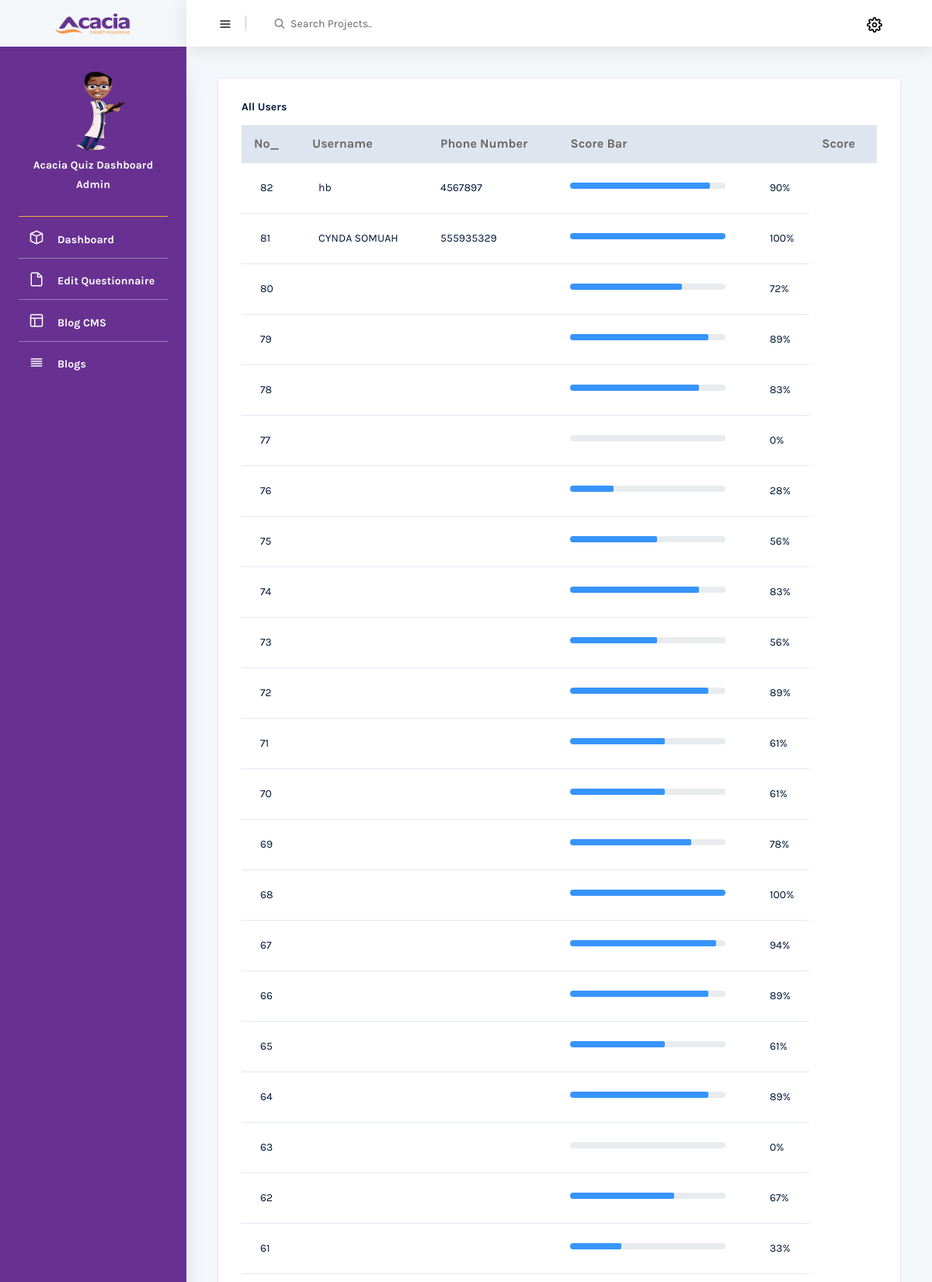
The app's page /table.php (signed in, upper part) with its own data.
### tables this page shows
CREATE TABLE `quizz_answers` (
  `id` int(100) NOT NULL,
  `unique_code` varchar(100) NOT NULL,
  `phone_num` int(15) DEFAULT NULL,
  `memberID` varchar(50) DEFAULT NULL,
  `userName` varchar(50) DEFAULT NULL,
  `q1` int(10) NOT NULL,
  `q2` int(10) NOT NULL,
  `q3` int(10) NOT NULL,
  `q4` int(10) NOT NULL,
  `q5` int(10) NOT NULL,
  `q6` int(10) NOT NULL,
  `q7` int(10) NOT NULL,
  `q8` int(10) NOT NULL,
  `q9` int(11) NOT NULL,
  `results` int(100) NOT NULL DEFAULT 0,
  `date_added` timestamp NOT NULL DEFAULT current_timestamp() ON UPDATE current_timestamp()
);

### ClassLibraries/DatabaseCon.php (called while the page is built, shortened)
<?php
class DataBase
{
 function __construct()
 {
$con = mysqli_connect(DB_SERVER,DB_USER,DB_PASS,DB_NAME);
$this->dbh=$con;
 }
}

### ClassLibraries/AdminClass.php (called while the page is built, shortened)
<?php
require_once('DatabaseCon.php');
class adminClass extends DataBase{
    function fetchAllUsersTable(){
        $myQuery = "SELECT * FROM quizz_answers ORDER BY id DESC";
        $result = mysqli_query($this->dbh, $myQuery);
        return $result;
    }
}

### table.php (the view, shortened to what this page needs)
<?php
require_once('ClassLibraries/AdminClass.php');
$adminPlug = new adminClass();
$fetchAllUsersTable = $adminPlug->fetchAllUsersTable();
?>
<!DOCTYPE html>
<html lang="en">
<head>
  <link rel="stylesheet" href="vendors/mdi/css/materialdesignicons.min.css">
  <link rel="stylesheet" href="vendors/feather/feather.css">
  <link rel="stylesheet" href="vendors/base/vendor.bundle.base.css">
  <link rel="stylesheet" href="css/style.css">
</head>
<body>
  <div class="container-scroller">
        <nav class="navbar col-lg-12 col-12 p-0 fixed-top d-flex flex-row">
            <div class="text-center navbar-brand-wrapper d-flex align-items-center justify-content-center">
              <a class="navbar-brand brand-logo" href="index.html"><img src="images/acacia.png" alt="logo"/></a>
            </div>
            <div class="navbar-menu-wrapper d-flex align-items-center justify-content-end">
              <button class="navbar-toggler navbar-toggler align-self-center" type="button" data-toggle="minimize">
                <span class="icon-menu"></span>
              </button>
              <ul class="navbar-nav mr-lg-2">
                <li class="nav-item nav-search d-none d-lg-block">
                  <div class="input-group">
                    <div class="input-group-prepend">
                      <span class="input-group-text" id="search">
                        <i class="icon-search"></i>
                      </span>
                    </div>
                    <input type="text" class="form-control" placeholder="Search Projects.." aria-label="search" aria-describedby="search">
                  </div>
                </li>
              </ul>
              <ul class="navbar-nav navbar-nav-right">
                <li class="nav-item dropdown d-flex mr-4 ">
                  <a class="nav-link count-indicator dropdown-toggle d-flex align-items-center justify-content-center" id="notificationDropdown" href="#" data-toggle="dropdown">
                    <i class="icon-cog"></i>
                  </a>
                </li>
              </ul>
            </div>
          </nav>
    <div class="container-fluid page-body-wrapper">
      <nav class="sidebar sidebar-offcanvas" id="sidebar">
        <div class="user-profile">
          <div class="user-image">
            <img src="images/faces/dr_acacia.png">
          </div>
          <div class="user-name">
              Acacia Quiz Dashboard
          </div>
          <div class="user-designation">
              Admin
          </div>
        </div>
        <ul class="nav">
          <li class="nav-item">
            <a class="nav-link" href="index.php">
              <i class="icon-box menu-icon"></i>
              <span class="menu-title">Dashboard</span>
            </a>
          </li>
          <li class="nav-item">
            <a class="nav-link" href="pages/forms/questionnaire_edit.php">
              <i class="icon-file menu-icon"></i>
              <span class="menu-title">Edit Questionnaire</span>
            </a>
          </li>
          <li class="nav-item">
            <a class="nav-link" href="pages/blog_cms.php">
              <i class="icon-layout menu-icon"></i>
              <span class="menu-title">Blog CMS</span>
            </a>
          </li>
          <li class="nav-item">
            <a class="nav-link" href="pages/blogs.php">
              <i class="icon-align-justify menu-icon"></i>
              <span class="menu-title">Blogs</span>
            </a>
          </li>
        </ul>
      </nav>
      <div class="main-panel">
        <div class="content-wrapper">
              <div class="row">
            <div class="col-xl-12 grid-margin-lg-5 grid-margin stretch-card">
                <div class="card">
                  <div class="card-body">
                      <h4 class="card-title">All Users</h4>
                      <div class="table-responsive mt-3">
                        <table class="table table-header-bg">
                          <thead>
                            <tr>
                              <th>
                                  No_
                              </th>
                              <th>
                                  Username
                              </th>
                              <th>
                                  Phone Number
                              </th>
                              <th>
                                  Score Bar
                              </th>
                              <th>
                                  Score
                              </th>
                            </tr>
                          </thead>
                          <tbody>
                          <?php
								while($userRow = mysqli_fetch_array($fetchAllUsersTable))
										{
                          ?>
                            <tr>
                              <td>
                                <i class="flag-icon flag-icon-us mr-2" title="us" id="us"></i> <?php echo $userRow['id'] ?>
                              </td>
                              <td>
                                <i class="flag-icon flag-icon-us mr-2" title="us" id="us"></i> <?php echo $userRow['userName'] ?>
                              </td>
                              <td>
                              <?php echo $userRow['phone_num'] ?>
                              </td>
                              <td>
                                <div class="row">
                                  <div class="col-sm-10">
                                    <div class="progress">
                                      <div class="progress-bar bg-info" role="progressbar" style="width: <?php echo $userRow['results'] ?>%" aria-valuenow="25" aria-valuemin="0" aria-valuemax="100"></div>
                                    </div>
                                  </div>
                                  <div class="col-sm-2">
                                  <?php echo $userRow['results'] ?>%
                                  </div>
                                </div>
                              </td>
                            </tr>
                            <?php
                    }
                            ?>
                          </tbody>
                        </table>
                      </div>
                  </div>
                </div>
              </div>
            </div>
        </div>
      </div>
    </div>
  </div>
</body>
</html>

### records on screen
quizz_answers: id "82", userName "hb", phone_num "4567897", results "90"
quizz_answers: id "81", userName "CYNDA SOMUAH", phone_num "555935329", results "100"
quizz_answers: id "80", results "72"
quizz_answers: id "79", results "89"
quizz_answers: id "78", results "83"
quizz_answers: id "77", results "0"
quizz_answers: id "76", results "28"
quizz_answers: id "75", results "56"
quizz_answers: id "74", results "83"
quizz_answers: id "73", results "56"
quizz_answers: id "72", results "89"
quizz_answers: id "71", results "61"
quizz_answers: id "70", results "61"
quizz_answers: id "69", results "78"
quizz_answers: id "68", results "100"
quizz_answers: id "67", results "94"
quizz_answers: id "66", results "89"
quizz_answers: id "65", results "61"
quizz_answers: id "64", results "89"
quizz_answers: id "63", results "0"
quizz_answers: id "62", results "67"
quizz_answers: id "61", results "33"
